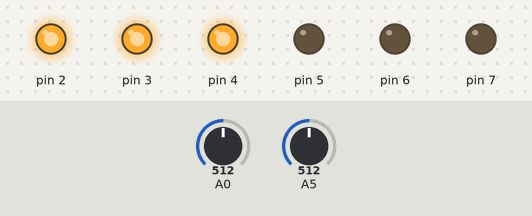
The sketch below on a simulated Arduino Uno, built with avr-gcc and run on an emulated ATmega328P. Shown: output pins drawn as LEDs (lit = HIGH). Inputs (shaded band) come from the test bench; at power-on: A0 = 512, A5 = 512. What the sketch prints to the serial monitor is not drawn.

Above: at 1.2 s.
1.3 s: A0 set to 0
Timing chart, 0 to 4.3 s (numbered marks = the images above; inputs shaded):
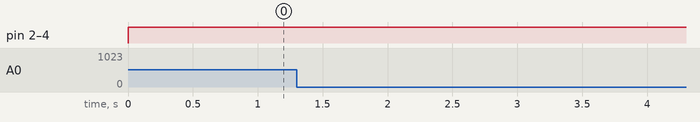

The sketch:

Test_single.ino
```cpp
int Vi = 5;
int R = 88000; //Bias resistor
float Vs;
float t;
// Coordinates to single sensor
int x = 7;
int y = 0;
float N;

// Averages pr. reading
#define avr 100

void setup() {
  Serial.begin(115200);
// Setup selector outputs
  pinMode(2, OUTPUT);
  pinMode(3, OUTPUT);
  pinMode(4, OUTPUT);
  pinMode(5, OUTPUT);
  pinMode(6, OUTPUT);
  pinMode(7, OUTPUT);
}

void loop() {
// Write selector outputs
  digitalWrite(4, (x & 0b001) ? HIGH : LOW);
  digitalWrite(3, (x & 0b010) ? HIGH : LOW);
  digitalWrite(2, (x & 0b100) ? HIGH : LOW);

  digitalWrite(7, (y & 0b001) ? HIGH : LOW);
  digitalWrite(6, (y & 0b010) ? HIGH : LOW);
  digitalWrite(5, (y & 0b100) ? HIGH : LOW);

// Voltage and Force readings
  float tVs = 0;
  float tN = 0;
  for (int a = 0; a < avr; a++) {
    Vs = analogRead(A0) * (5.0 / 1023.0);
    tVs = tVs + Vs;

// Force calculated based on the relation (20) from the loadcell
    N = analogRead(A5) * (5.0 / 1023.0) * 20;
    tN = tN + N;
  }
  Vs = tVs / avr;
  N = tN / avr;

// Calculate resistance
  float Rs = R * ((Vi / Vs) - 1);  // Subtract the initial reading and calculate the resistance

// Print readings
  Serial.print("R");
  Serial.print(Rs);
  Serial.print("F:");
  Serial.print(N);
  Serial.print("V:");
  Serial.println(Vs);

  delay(10);
}
```

Measured:
- after the input at 1.3 s, every drawn part: stays the same
